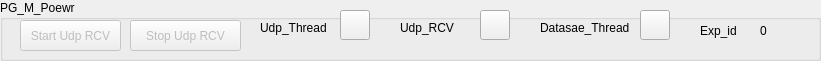
    <widget class="QGroupBox" name="groupBox_16">
     <property name="geometry">
      <rect>
       <x>0</x>
       <y>180</y>
       <width>821</width>
       <height>61</height>
      </rect>
     </property>
     <property name="title">
      <string>PG_M_Poewr</string>
     </property>
     <widget class="QPushButton" name="pushButton_195">
      <property name="enabled">
       <bool>false</bool>
      </property>
      <property name="geometry">
       <rect>
        <x>20</x>
        <y>20</y>
        <width>101</width>
        <height>31</height>
       </rect>
      </property>
      <property name="text">
       <string>Start Udp RCV</string>
      </property>
     </widget>
     <widget class="QPushButton" name="pushButton_196">
      <property name="enabled">
       <bool>false</bool>
      </property>
      <property name="geometry">
       <rect>
        <x>130</x>
        <y>20</y>
        <width>111</width>
        <height>31</height>
       </rect>
      </property>
      <property name="text">
       <string>Stop Udp RCV</string>
      </property>
     </widget>
     <widget class="QLabel" name="label_159">
      <property name="geometry">
       <rect>
        <x>540</x>
        <y>20</y>
        <width>121</width>
        <height>16</height>
       </rect>
      </property>
      <property name="text">
       <string>Datasae_Thread</string>
      </property>
     </widget>
     <widget class="QLabel" name="label_160">
      <property name="geometry">
       <rect>
        <x>260</x>
        <y>20</y>
        <width>91</width>
        <height>16</height>
       </rect>
      </property>
      <property name="text">
       <string>Udp_Thread</string>
      </property>
     </widget>
     <widget class="QLabel" name="label_161">
      <property name="geometry">
       <rect>
        <x>760</x>
        <y>20</y>
        <width>21</width>
        <height>21</height>
       </rect>
      </property>
      <property name="text">
       <string>0</string>
      </property>
     </widget>
     <widget class="QPushButton" name="pushButton_197">
      <property name="geometry">
       <rect>
        <x>480</x>
        <y>10</y>
        <width>30</width>
        <height>30</height>
       </rect>
      </property>
      <property name="styleSheet">
       <string notr="true"/>
      </property>
      <property name="text">
       <string/>
      </property>
     </widget>
     <widget class="QLabel" name="label_162">
      <property name="geometry">
       <rect>
        <x>700</x>
        <y>20</y>
        <width>41</width>
        <height>21</height>
       </rect>
      </property>
      <property name="text">
       <string>Exp_id</string>
      </property>
     </widget>
     <widget class="QPushButton" name="pushButton_198">
      <property name="geometry">
       <rect>
        <x>340</x>
        <y>10</y>
        <width>30</width>
        <height>30</height>
       </rect>
      </property>
      <property name="styleSheet">
       <string notr="true"/>
      </property>
      <property name="text">
       <string/>
      </property>
     </widget>
     <widget class="QLabel" name="label_163">
      <property name="geometry">
       <rect>
        <x>400</x>
        <y>20</y>
        <width>91</width>
        <height>16</height>
       </rect>
      </property>
      <property name="text">
       <string>Udp_RCV</string>
      </property>
     </widget>
     <widget class="QPushButton" name="pushButton_199">
      <property name="geometry">
       <rect>
        <x>640</x>
        <y>10</y>
        <width>30</width>
        <height>30</height>
       </rect>
      </property>
      <property name="styleSheet">
       <string notr="true"/>
      </property>
      <property name="text">
       <string/>
      </property>
     </widget>
    </widget>
